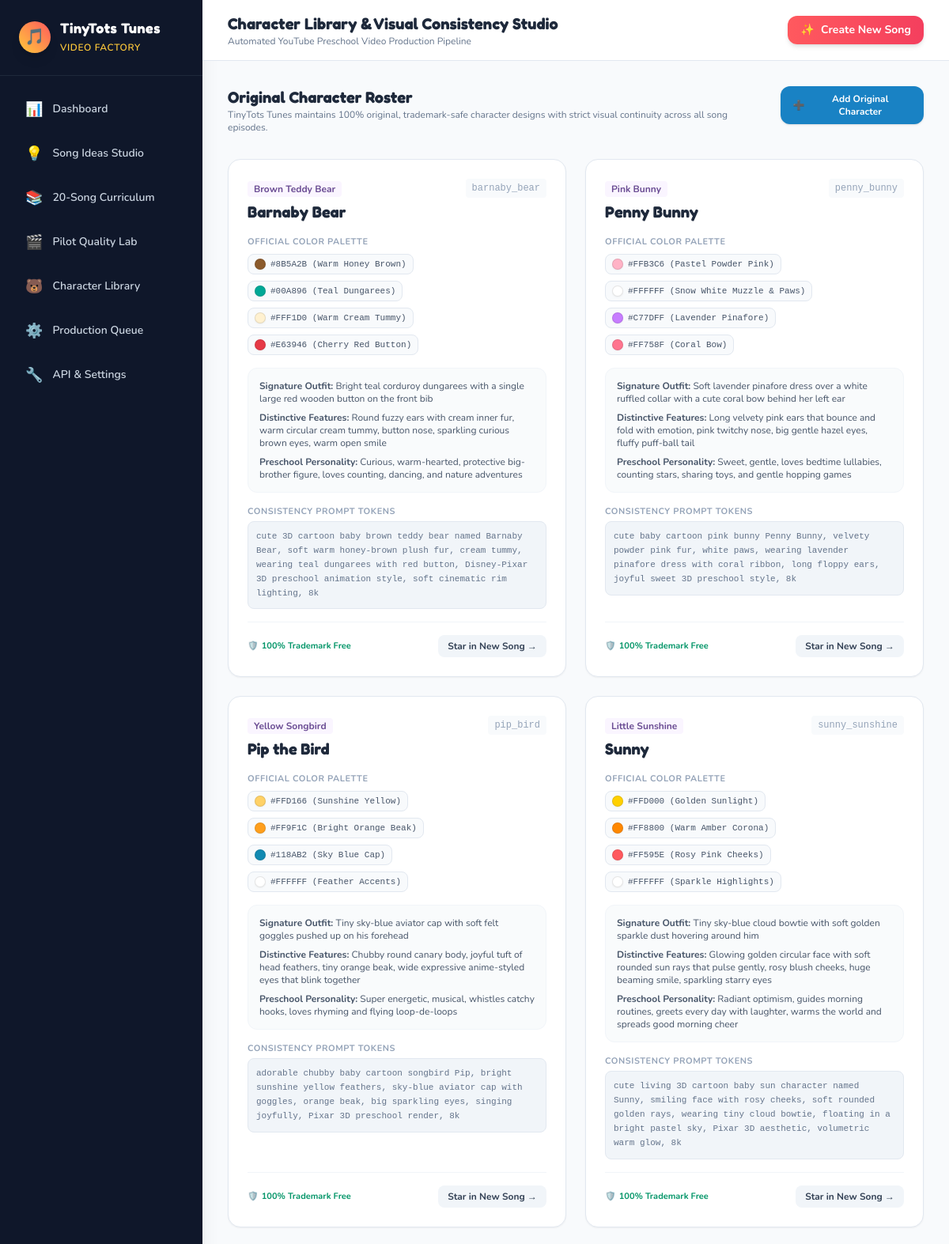
The page /characters (upper part) on the database as committed earlier.
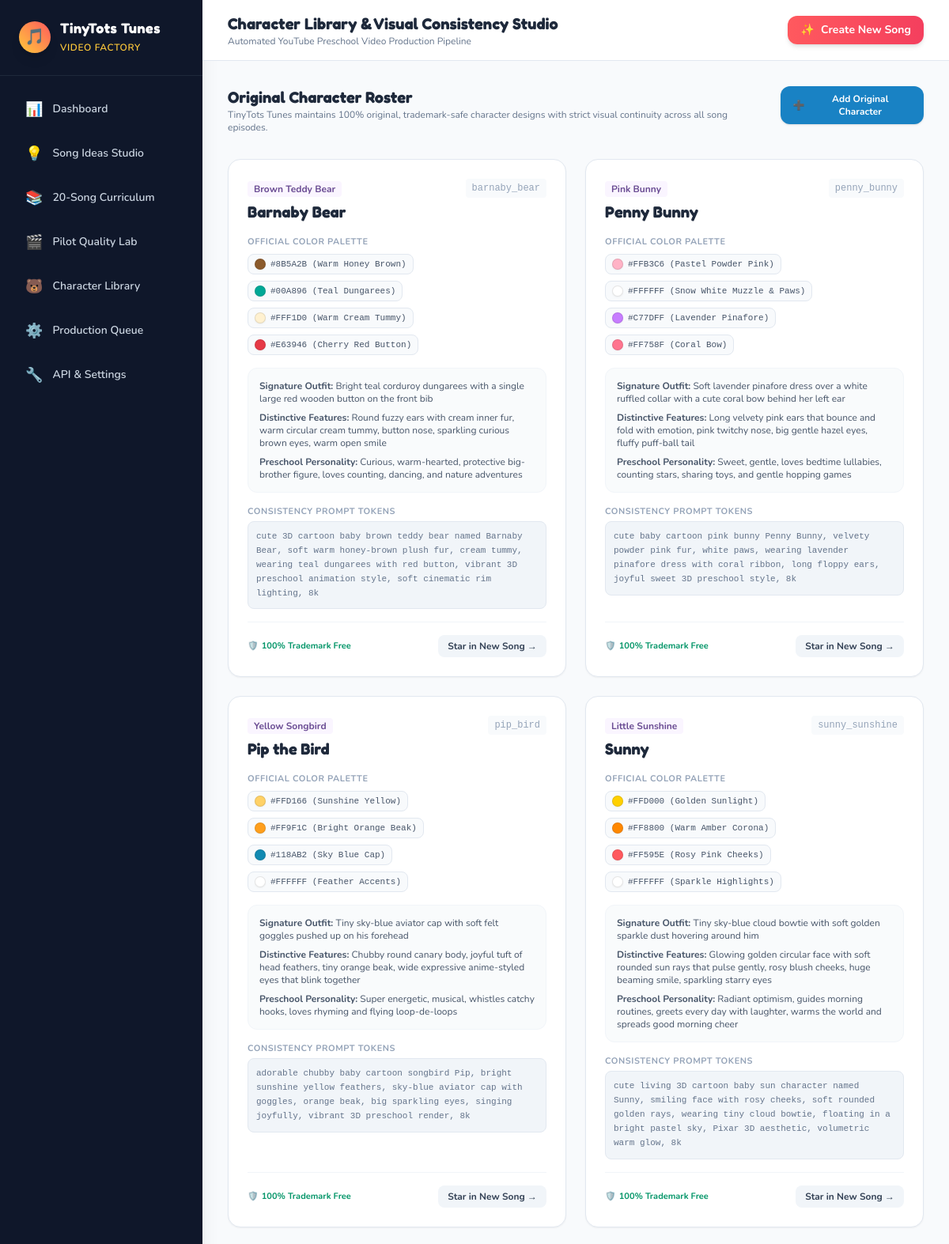
The same page on the database as committed later.
### tables this page shows
CREATE TABLE characters (
                id TEXT PRIMARY KEY,
                name TEXT NOT NULL UNIQUE,
                species TEXT NOT NULL,
                color_palette_json TEXT,
                clothing TEXT,
                distinctive_features TEXT,
                personality TEXT,
                visual_prompt TEXT,
                reference_image_path TEXT,
                created_at TIMESTAMP DEFAULT CURRENT_TIMESTAMP
            );

### dashboard/app.py (the view)
@app.get("/characters", response_class=HTMLResponse)
async def character_library(request: Request):
    chars = character_manager.list_characters()
    return templates.TemplateResponse(request=request, name="characters.html", context={
        "characters": chars
    })

### dashboard/templates/characters.html (shortened to what this page needs)
{% extends "base.html" %}
{% block header_title %}Character Library & Visual Consistency Studio{% endblock %}
{% block content %}
<div class="space-y-8 max-w-6xl">
    <div class="flex flex-col sm:flex-row sm:items-center justify-between gap-4">
        <div>
            <h3 class="text-xl font-bold text-slate-800 font-heading">Original Character Roster</h3>
            <p class="text-xs text-slate-500">TinyTots Tunes maintains 100% original, trademark-safe character designs with strict visual continuity across all song episodes.</p>
        </div>
        <button onclick="document.getElementById('newCharModal').classList.remove('hidden')" class="bg-brand-blue hover:bg-blue-600 text-white font-bold px-4 py-2 rounded-xl text-xs shadow transition flex items-center gap-1.5 self-start">
            <span>➕</span> Add Original Character
        </button>
    </div>
    <div class="grid grid-cols-1 md:grid-cols-2 gap-6">
        {% for char in characters %}
        <div class="bg-white p-6 rounded-2xl border border-slate-200 shadow-sm flex flex-col justify-between hover:border-brand-blue/50 transition">
            <div class="space-y-4">
                <div class="flex items-start justify-between">
                    <div>
                        <span class="text-xs font-bold text-brand-purple bg-purple-50 px-2 py-0.5 rounded">{{ char.species }}</span>
                        <h4 class="text-xl font-bold text-slate-800 mt-1 font-heading">{{ char.name }}</h4>
                    </div>
                    <span class="text-xs font-mono text-slate-400 bg-slate-50 px-2 py-1 rounded">{{ char.id }}</span>
                </div>
                <div>
                    <label class="block text-[11px] font-bold text-slate-400 uppercase tracking-wider mb-1.5">Official Color Palette</label>
                    <div class="flex flex-wrap gap-2">
                        {% for col in char.color_palette %}
                        <div class="flex items-center space-x-1.5 bg-slate-50 border border-slate-200 px-2 py-1 rounded-lg text-xs font-mono text-slate-600">
                            <span class="w-3.5 h-3.5 rounded-full border border-black/10 inline-block shadow-sm" style="background-color: {{ col.split(' ')[0] }};"></span>
                            <span class="text-[11px]">{{ col }}</span>
                        </div>
                        {% endfor %}
                    </div>
                </div>
                <div class="text-xs space-y-2 text-slate-600 bg-slate-50/80 p-3.5 rounded-xl border border-slate-100">
                    <p><strong>Signature Outfit:</strong> {{ char.clothing }}</p>
                    <p><strong>Distinctive Features:</strong> {{ char.distinctive_features }}</p>
                    <p><strong>Preschool Personality:</strong> {{ char.personality }}</p>
                </div>
                <div>
                    <label class="block text-[11px] font-bold text-slate-400 uppercase tracking-wider mb-1">Consistency Prompt Tokens</label>
                    <p class="text-[11px] text-slate-500 bg-slate-100 p-2.5 rounded-lg font-mono leading-relaxed border border-slate-200">
                        {{ char.visual_prompt }}
                    </p>
                </div>
            </div>
            <div class="pt-4 border-t border-slate-100 flex items-center justify-between mt-4">
                <span class="text-[11px] text-emerald-600 font-bold flex items-center gap-1">
                    <span>🛡️</span> 100% Trademark Free
                </span>
                <form action="/api/projects/plan" method="POST">
                    <button type="submit" class="bg-slate-100 hover:bg-slate-200 text-slate-700 text-xs font-bold px-3 py-1.5 rounded-lg transition">
                        Star in New Song &rarr;
                    </button>
                </form>
            </div>
        </div>
        {% endfor %}
    </div>
</div>
{% endblock %}

### dashboard/templates/base.html (shortened to what this page needs)
<!DOCTYPE html>
<html lang="en">
<head>
    <script src="https://cdn.tailwindcss.com"></script>
</head>
<body class="text-slate-800 flex h-screen overflow-hidden">
    <aside class="w-64 bg-slate-900 text-white flex flex-col justify-between shadow-xl">
        <div>
            <div class="p-6 border-b border-slate-800 flex items-center space-x-3">
                <div class="w-10 h-10 rounded-full bg-gradient-to-tr from-brand-yellow to-brand-500 flex items-center justify-center text-xl shadow-lg">
                    🎵
                </div>
                <div>
                    <h1 class="text-lg font-bold tracking-wide text-white leading-tight">TinyTots Tunes</h1>
                    <span class="text-xs text-brand-yellow font-semibold uppercase tracking-wider">Video Factory</span>
                </div>
            </div>
            <nav class="p-4 space-y-1">
                <a href="/" class="flex items-center space-x-3 px-4 py-3 rounded-xl text-sm font-semibold transition hover:bg-slate-800 hover:text-brand-yellow text-slate-300">
                    <span class="text-lg">📊</span>
                    <span>Dashboard</span>
                </a>
                <a href="/ideas" class="flex items-center space-x-3 px-4 py-3 rounded-xl text-sm font-semibold transition hover:bg-slate-800 hover:text-brand-yellow text-slate-300">
                    <span class="text-lg">💡</span>
                    <span>Song Ideas Studio</span>
                </a>
                <a href="/catalog" class="flex items-center space-x-3 px-4 py-3 rounded-xl text-sm font-semibold transition hover:bg-slate-800 hover:text-brand-yellow text-slate-300">
                    <span class="text-lg">📚</span>
                    <span>20-Song Curriculum</span>
                </a>
                <a href="/pilots" class="flex items-center space-x-3 px-4 py-3 rounded-xl text-sm font-semibold transition hover:bg-slate-800 hover:text-brand-yellow text-slate-300">
                    <span class="text-lg">🎬</span>
                    <span>Pilot Quality Lab</span>
                </a>
                <a href="/characters" class="flex items-center space-x-3 px-4 py-3 rounded-xl text-sm font-semibold transition hover:bg-slate-800 hover:text-brand-yellow text-slate-300">
                    <span class="text-lg">🐻</span>
                    <span>Character Library</span>
                </a>
                <a href="/queue" class="flex items-center space-x-3 px-4 py-3 rounded-xl text-sm font-semibold transition hover:bg-slate-800 hover:text-brand-yellow text-slate-300">
                    <span class="text-lg">⚙️</span>
                    <span>Production Queue</span>
                </a>
                <a href="/settings" class="flex items-center space-x-3 px-4 py-3 rounded-xl text-sm font-semibold transition hover:bg-slate-800 hover:text-brand-yellow text-slate-300">
                    <span class="text-lg">🔧</span>
                    <span>API & Settings</span>
                </a>
            </nav>
        </div>
    </aside>
    <main class="flex-1 flex flex-col overflow-y-auto">
        <header class="bg-white border-b border-slate-200 px-8 py-4 flex items-center justify-between sticky top-0 z-20">
            <div>
                <h2 class="text-xl font-bold text-slate-800 font-heading">{% block header_title %}Overview{% endblock %}</h2>
                <p class="text-xs text-slate-500">Automated YouTube Preschool Video Production Pipeline</p>
            </div>
            <div class="flex items-center space-x-3">
                <a href="/ideas" class="bg-gradient-to-r from-brand-500 to-rose-500 hover:from-rose-600 hover:to-brand-600 text-white font-bold px-4 py-2 rounded-xl text-sm shadow-md transition flex items-center space-x-2">
                    <span>✨</span>
                    <span>Create New Song</span>
                </a>
            </div>
        </header>
        <div class="p-8 flex-1">
            {% block content %}{% endblock %}
        </div>
    </main>
</body>
</html>

### dashboard/templates/base.html (style rules this page uses)
body { font-family: 'Nunito', sans-serif; background-color: #f8fafc; }
h1, h2, h3, .font-heading { font-family: 'Fredoka', cursive, sans-serif; }

Rows that differ between the two databases and show on the page:
changed characters "Barnaby Bear": visual_prompt "…dungarees with red button, Disney-Pixar 3D preschool animation style,…" → "…dungarees with red button, vibrant 3D preschool animation style,…"
changed characters "Pip the Bird": visual_prompt "…sparkling eyes, singing joyfully, Pixar 3D preschool render, 8k" → "…sparkling eyes, singing joyfully, vibrant 3D preschool render, 8k"
